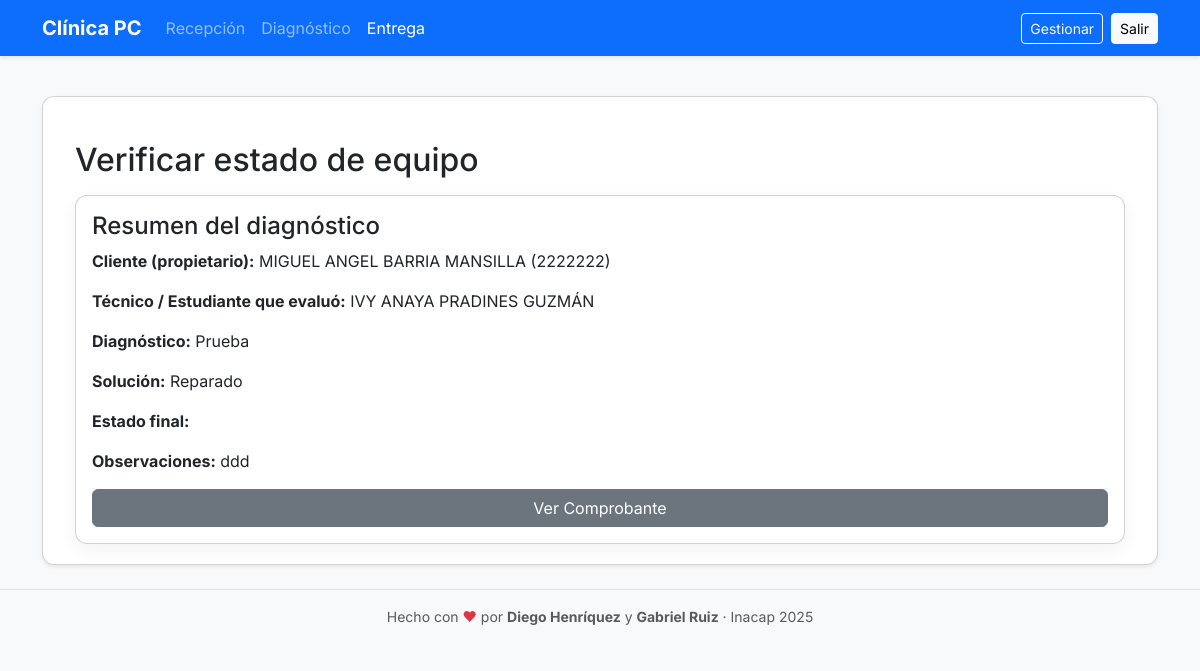
Screenshot of /entrega/verificar/MIGUEL ANGEL BARRIA MANSILLA/ (signed in) with the database file from the repository.
### diagnostico/models.py (models this page shows, shortened)
class Diagnostico(models.Model):
	equipo = models.ForeignKey(Equipo, on_delete=models.CASCADE, related_name="diagnosticos")
	cliente = models.ForeignKey(Cliente, on_delete=models.CASCADE, related_name="diagnosticos")
	estudiante = models.ForeignKey(Estudiante, on_delete=models.SET_NULL, null=True, blank=True)
	diagnostico = models.TextField(blank=True)
	observaciones = models.TextField(blank=True)
	solucion = models.TextField(blank=True)
	tipo_solucion = models.CharField(max_length=80, blank=True)
	created_at = models.DateTimeField(auto_now_add=True)

### recepcion/models.py (models this page shows)
class Cliente(models.Model):
	nombre = models.CharField(max_length=150)
	rut = models.CharField(max_length=12, blank=True, null=True, unique=False)
	correo = models.EmailField(blank=True, null=True)
	telefono = models.CharField(max_length=30, blank=True, null=True)
	created_at = models.DateTimeField(auto_now_add=True)
	class Meta:
		ordering = ["nombre"]
	def __str__(self):
		return f"{self.nombre} ({self.rut or 'sin RUT'})"

class Estudiante(models.Model):
	nombre = models.CharField(max_length=150, unique=True)
	email = models.EmailField(blank=True, null=True)
	def __str__(self):
		return self.nombre

### entrega/models.py (models this page shows, shortened)
class Entrega(models.Model):
	diagnostico = models.OneToOneField(Diagnostico, on_delete=models.CASCADE, related_name="entrega")
	fecha_entrega = models.DateTimeField(auto_now_add=True)
	recibido_por = models.CharField(max_length=150)
	observaciones = models.TextField(blank=True)

### entrega/views.py (the view, shortened to what this page needs)
# urls.py: path("verificar/", views.verificar_buscar, name="verificar_buscar"),   # GET con formulario de búsqueda
@login_required_simulado
def verificar(request, nombre):
    equipo = _buscar_diagnostico_por_nombre(nombre)
    entrega = _buscar_entrega_por_nombre(nombre)
    return render(request, "entrega/verificar.html", {
        "equipo": equipo,
        "entrega": entrega,
        "query": "",
        "resultados": [],
    })

### entrega/views.py (called while the page is built, shortened)
def _strip_accents(s: str) -> str:
    if s is None:
        return ""
    nfkd = unicodedata.normalize("NFKD", str(s))
    return "".join(c for c in nfkd if not unicodedata.combining(c))

def _norm(s: str) -> str:
    s = _strip_accents(s)
    s = " ".join(s.split())  # colapsa múltiples espacios
    return s.casefold()

def _buscar_diagnostico_por_nombre(nombre: str):
    n = _norm(nombre)
    try:
        diag = DiagnosticoModel.objects.filter(cliente__nombre__iexact=nombre).select_related('cliente', 'estudiante', 'equipo').first()
        if diag:
            return diag
        diag = DiagnosticoModel.objects.filter(cliente__nombre__icontains=nombre).select_related('cliente', 'estudiante', 'equipo').first()
        if diag:
            return diag
    except Exception:
        pass

def _buscar_entrega_por_nombre(nombre: str):
    n = _norm(nombre)
    try:
        diag = DiagnosticoModel.objects.filter(cliente__nombre__iexact=nombre).first()
        if diag and hasattr(diag, 'entrega'):
            return diag.entrega
        diag = DiagnosticoModel.objects.filter(cliente__nombre__icontains=nombre).first()
        if diag and hasattr(diag, 'entrega'):
            return diag.entrega
    except Exception:
        pass

### entrega/templates/entrega/verificar.html
{% extends "base.html" %}
{% block content %}
<div class="container mt-4">
  <h2>Verificar estado de equipo</h2>
  {% if equipo %}
    <div class="card mt-3 p-3">
      <h4>Resumen del diagnóstico</h4>
      <p><strong>Cliente (propietario):</strong> {{ equipo.cliente|default:equipo.estudiante }}</p>
      <p><strong>Técnico / Estudiante que evaluó:</strong> {{ equipo.estudiante }}</p>
      <p><b>Diagnóstico:</b> {{ equipo.diagnostico }}</p>
      <p><b>Solución:</b> {{ equipo.solucion }}</p>
      {% if entrega %}
        <p><b>Estado final:</b> {{ entrega.estado }}</p>
        <p><b>Observaciones:</b> {{ entrega.observaciones }}</p>
        <a href="{% url 'entrega:comprobante' equipo.cliente|default:equipo.estudiante %}" class="btn btn-secondary">Ver Comprobante</a>
      {% endif %}
    </div>
  {% endif %}
</div>
{% endblock %}

### static/css/style.css (style rules this page uses)
:root { --pc-primary: #0d6efd; --pc-accent: #0b5ed7; --pc-bg: #f8fafc; --pc-muted: #6c757d; --pc-success: #198754; }
html,body { height:100%; }
body { font-family: 'Inter', system-ui, -apple-system, 'Segoe UI', Roboto, 'Helvetica Neue', Arial; background:var(--pc-bg); color:#222 }
.card { border-radius:0.75rem; box-shadow: 0 6px 18px rgba(20,30,50,0.06); }

### rows the page displays
Diagnostico: cliente "MIGUEL ANGEL BARRIA MANSILLA (2222222)", estudiante "IVY ANAYA PRADINES GUZMÁN", diagnostico "Prueba", solucion "Reparado"
Entrega: observaciones "ddd"
